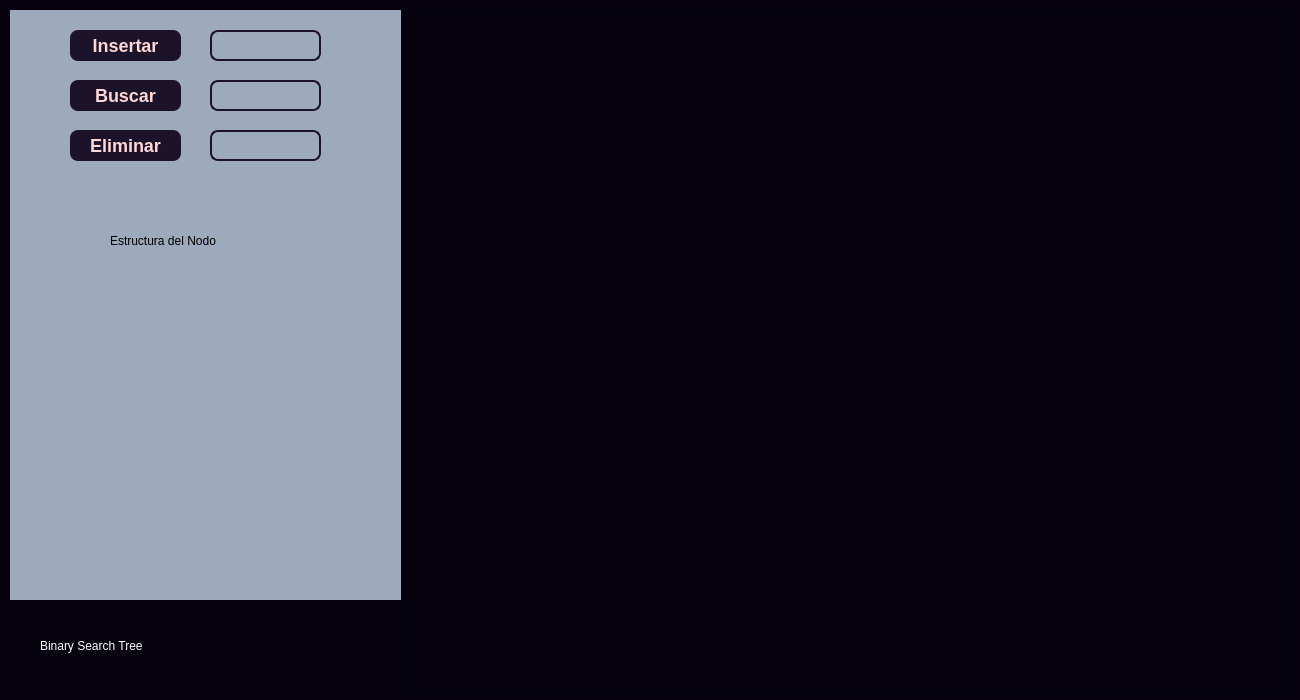
<?xml version="1.0" encoding="UTF-8"?>
<ui version="4.0">
 <class>binarysform</class>
 <widget class="QDialog" name="binarysform">
  <property name="geometry">
   <rect>
    <x>0</x>
    <y>0</y>
    <width>1300</width>
    <height>700</height>
   </rect>
  </property>
  <property name="windowTitle">
   <string>Dialog</string>
  </property>
  <property name="styleSheet">
   <string notr="true">background: rgb(5,2,13);</string>
  </property>
  <widget class="QScrollArea" name="scrollArea">
   <property name="geometry">
    <rect>
     <x>410</x>
     <y>10</y>
     <width>881</width>
     <height>681</height>
    </rect>
   </property>
   <property name="widgetResizable">
    <bool>true</bool>
   </property>
   <widget class="QWidget" name="scrollAreaWidgetContents_2">
    <property name="geometry">
     <rect>
      <x>0</x>
      <y>0</y>
      <width>879</width>
      <height>679</height>
     </rect>
    </property>
    <layout class="QGridLayout" name="gridLayout_2">
     <item row="0" column="0">
      <widget class="QLabel" name="labelGrafico_2">
       <property name="text">
        <string/>
       </property>
      </widget>
     </item>
    </layout>
   </widget>
  </widget>
  <widget class="QWidget" name="widget" native="true">
   <property name="geometry">
    <rect>
     <x>10</x>
     <y>10</y>
     <width>391</width>
     <height>681</height>
    </rect>
   </property>
   <property name="styleSheet">
    <string notr="true">background: #9DAABC;</string>
   </property>
   <widget class="QPushButton" name="btnInsertar">
    <property name="geometry">
     <rect>
      <x>60</x>
      <y>20</y>
      <width>111</width>
      <height>31</height>
     </rect>
    </property>
    <property name="styleSheet">
     <string notr="true">QPushButton {
	background-color: rgb(28,19,42);
    border-style: outset;
    border-width: 0px;
    border-radius: 8px;
    border-color: beige;
    font: bold 18px;
	color: rgb(254,215,215);
    padding: 6px;
}</string>
    </property>
    <property name="text">
     <string>Insertar</string>
    </property>
   </widget>
   <widget class="QTextEdit" name="inputT">
    <property name="geometry">
     <rect>
      <x>200</x>
      <y>20</y>
      <width>111</width>
      <height>31</height>
     </rect>
    </property>
    <property name="styleSheet">
     <string notr="true">
QTextEdit{
border:2px;
border-style:solid;
border-color:rgb(28,19,42);
border-radius: 8px;
}

QTextEdit:focus {
    background-color: #DDD;
}</string>
    </property>
   </widget>
   <widget class="QPushButton" name="btnDelete">
    <property name="geometry">
     <rect>
      <x>60</x>
      <y>120</y>
      <width>111</width>
      <height>31</height>
     </rect>
    </property>
    <property name="styleSheet">
     <string notr="true">QPushButton {
	background-color: rgb(28,19,42);
    border-style: outset;
    border-width: 0px;
    border-radius: 8px;
    border-color: beige;
    font: bold 18px;
	color: rgb(254,215,215);
    padding: 6px;
}</string>
    </property>
    <property name="text">
     <string>Eliminar</string>
    </property>
   </widget>
   <widget class="QPushButton" name="btnBuscar">
    <property name="geometry">
     <rect>
      <x>60</x>
      <y>70</y>
      <width>111</width>
      <height>31</height>
     </rect>
    </property>
    <property name="styleSheet">
     <string notr="true">QPushButton {
	background-color: rgb(28,19,42);
    border-style: outset;
    border-width: 0px;
    border-radius: 8px;
    border-color: beige;
    font: bold 18px;
	color: rgb(254,215,215);
    padding: 6px;
}</string>
    </property>
    <property name="text">
     <string>Buscar</string>
    </property>
   </widget>
   <widget class="QLabel" name="label_2">
    <property name="geometry">
     <rect>
      <x>100</x>
      <y>210</y>
      <width>201</width>
      <height>41</height>
     </rect>
    </property>
    <property name="styleSheet">
     <string notr="true">background: transparent;
font: 14pt &quot;Cooper Black&quot;;
color: black;</string>
    </property>
    <property name="text">
     <string>Estructura del Nodo</string>
    </property>
    <property name="textFormat">
     <enum>Qt::AutoText</enum>
    </property>
   </widget>
   <widget class="QLabel" name="labelCodeImg">
    <property name="geometry">
     <rect>
      <x>10</x>
      <y>250</y>
      <width>371</width>
      <height>331</height>
     </rect>
    </property>
    <property name="text">
     <string/>
    </property>
   </widget>
   <widget class="QWidget" name="widget_2" native="true">
    <property name="geometry">
     <rect>
      <x>0</x>
      <y>590</y>
      <width>401</width>
      <height>91</height>
     </rect>
    </property>
    <property name="styleSheet">
     <string notr="true">background: rgb(5,2,13);</string>
    </property>
    <widget class="QLabel" name="label">
     <property name="geometry">
      <rect>
       <x>30</x>
       <y>20</y>
       <width>331</width>
       <height>51</height>
      </rect>
     </property>
     <property name="styleSheet">
      <string notr="true">background: transparent;
font: 25pt &quot;Cooper Black&quot;;
color: white;</string>
     </property>
     <property name="text">
      <string>Binary Search Tree</string>
     </property>
     <property name="textFormat">
      <enum>Qt::AutoText</enum>
     </property>
    </widget>
   </widget>
   <widget class="QTextEdit" name="inputT_Find">
    <property name="geometry">
     <rect>
      <x>200</x>
      <y>70</y>
      <width>111</width>
      <height>31</height>
     </rect>
    </property>
    <property name="styleSheet">
     <string notr="true">
QTextEdit{
border:2px;
border-style:solid;
border-color:rgb(28,19,42);
border-radius: 8px;
}

QTextEdit:focus {
    background-color: #DDD;
}</string>
    </property>
   </widget>
   <widget class="QTextEdit" name="inputT_Eliminar">
    <property name="geometry">
     <rect>
      <x>200</x>
      <y>120</y>
      <width>111</width>
      <height>31</height>
     </rect>
    </property>
    <property name="styleSheet">
     <string notr="true">
QTextEdit{
border:2px;
border-style:solid;
border-color:rgb(28,19,42);
border-radius: 8px;
}

QTextEdit:focus {
    background-color: #DDD;
}</string>
    </property>
   </widget>
  </widget>
 </widget>
 <resources/>
 <connections/>
</ui>
